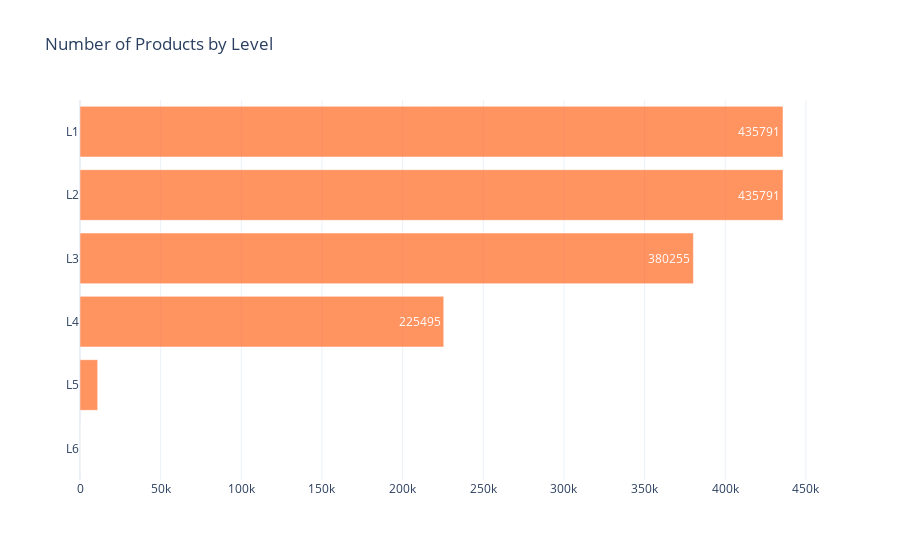

Source (notebook cell):
### Code cell
# Plotting the number of products by level
plot_levels(catalog_expanded, by='products')

### Figure 1 — Plotly figure (JSON) as saved in the notebook; plotly's stock layout.template omitted (floating-point values rounded to 4 significant figures)
{"data": [{"marker": {"color": "rgb(255,103,31)"}, "opacity": 0.7, "orientation": "h", "text": [23, 10949, 225495, 380255, 435791, 435791], "textfont": {"color": "white"}, "textposition": "auto", "type": "bar", "x": [23, 10949, 225495, 380255, 435791, 435791], "y": ["L6", "L5", "L4", "L3", "L2", "L1"]}], "layout": {"title": {"text": "Number of Products by Level"}}}
